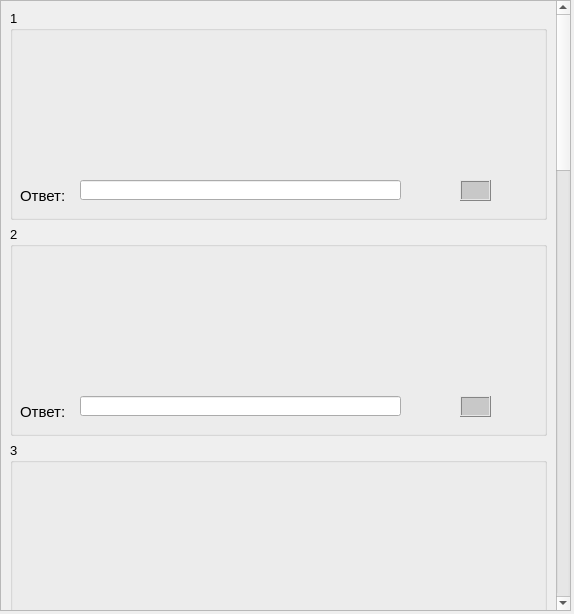
<?xml version="1.0" encoding="UTF-8"?>
<ui version="4.0">
 <class>Form</class>
 <widget class="QWidget" name="Form">
  <property name="geometry">
   <rect>
    <x>0</x>
    <y>0</y>
    <width>574</width>
    <height>614</height>
   </rect>
  </property>
  <property name="windowTitle">
   <string>Pattern</string>
  </property>
  <widget class="QScrollArea" name="scrollArea">
   <property name="geometry">
    <rect>
     <x>0</x>
     <y>0</y>
     <width>571</width>
     <height>611</height>
    </rect>
   </property>
   <property name="autoFillBackground">
    <bool>true</bool>
   </property>
   <property name="verticalScrollBarPolicy">
    <enum>Qt::ScrollBarAlwaysOn</enum>
   </property>
   <property name="widgetResizable">
    <bool>true</bool>
   </property>
   <widget class="QWidget" name="scrollAreaWidgetContents_2">
    <property name="geometry">
     <rect>
      <x>0</x>
      <y>-1669</y>
      <width>552</width>
      <height>2278</height>
     </rect>
    </property>
    <layout class="QVBoxLayout" name="verticalLayout">
     <item>
      <widget class="QGroupBox" name="box1">
       <property name="sizePolicy">
        <sizepolicy hsizetype="Preferred" vsizetype="Fixed">
         <horstretch>0</horstretch>
         <verstretch>0</verstretch>
        </sizepolicy>
       </property>
       <property name="minimumSize">
        <size>
         <width>0</width>
         <height>210</height>
        </size>
       </property>
       <property name="font">
        <font>
         <pointsize>10</pointsize>
        </font>
       </property>
       <property name="title">
        <string>1</string>
       </property>
       <widget class="QLabel" name="lab">
        <property name="geometry">
         <rect>
          <x>10</x>
          <y>20</y>
          <width>501</width>
          <height>141</height>
         </rect>
        </property>
        <property name="sizePolicy">
         <sizepolicy hsizetype="Fixed" vsizetype="Fixed">
          <horstretch>0</horstretch>
          <verstretch>0</verstretch>
         </sizepolicy>
        </property>
        <property name="text">
         <string/>
        </property>
        <property name="scaledContents">
         <bool>true</bool>
        </property>
        <property name="wordWrap">
         <bool>true</bool>
        </property>
        <property name="openExternalLinks">
         <bool>true</bool>
        </property>
       </widget>
       <widget class="QLabel" name="ask">
        <property name="geometry">
         <rect>
          <x>10</x>
          <y>170</y>
          <width>61</width>
          <height>31</height>
         </rect>
        </property>
        <property name="font">
         <font>
          <pointsize>11</pointsize>
         </font>
        </property>
        <property name="text">
         <string>Ответ:</string>
        </property>
       </widget>
       <widget class="QLineEdit" name="lineed">
        <property name="geometry">
         <rect>
          <x>70</x>
          <y>170</y>
          <width>321</width>
          <height>20</height>
         </rect>
        </property>
       </widget>
       <widget class="QFrame" name="corr_notcorr">
        <property name="geometry">
         <rect>
          <x>450</x>
          <y>170</y>
          <width>31</width>
          <height>21</height>
         </rect>
        </property>
        <property name="autoFillBackground">
         <bool>false</bool>
        </property>
        <property name="styleSheet">
         <string notr="true">background-color:rgb(200, 200, 200)</string>
        </property>
        <property name="frameShape">
         <enum>QFrame::Box</enum>
        </property>
        <property name="frameShadow">
         <enum>QFrame::Raised</enum>
        </property>
       </widget>
      </widget>
     </item>
     <item>
      <widget class="QGroupBox" name="box2">
       <property name="sizePolicy">
        <sizepolicy hsizetype="Preferred" vsizetype="Preferred">
         <horstretch>0</horstretch>
         <verstretch>0</verstretch>
        </sizepolicy>
       </property>
       <property name="minimumSize">
        <size>
         <width>0</width>
         <height>210</height>
        </size>
       </property>
       <property name="font">
        <font>
         <pointsize>10</pointsize>
        </font>
       </property>
       <property name="title">
        <string>2</string>
       </property>
       <widget class="QLabel" name="lab_2">
        <property name="geometry">
         <rect>
          <x>10</x>
          <y>20</y>
          <width>501</width>
          <height>141</height>
         </rect>
        </property>
        <property name="text">
         <string/>
        </property>
        <property name="wordWrap">
         <bool>true</bool>
        </property>
       </widget>
       <widget class="QLabel" name="ask_2">
        <property name="geometry">
         <rect>
          <x>10</x>
          <y>170</y>
          <width>61</width>
          <height>31</height>
         </rect>
        </property>
        <property name="font">
         <font>
          <pointsize>11</pointsize>
         </font>
        </property>
        <property name="text">
         <string>Ответ:</string>
        </property>
       </widget>
       <widget class="QLineEdit" name="lineed_2">
        <property name="geometry">
         <rect>
          <x>70</x>
          <y>170</y>
          <width>321</width>
          <height>20</height>
         </rect>
        </property>
       </widget>
       <widget class="QFrame" name="corr_notcorr_2">
        <property name="geometry">
         <rect>
          <x>450</x>
          <y>170</y>
          <width>31</width>
          <height>21</height>
         </rect>
        </property>
        <property name="autoFillBackground">
         <bool>false</bool>
        </property>
        <property name="styleSheet">
         <string notr="true">background-color:rgb(200, 200, 200)</string>
        </property>
        <property name="frameShape">
         <enum>QFrame::Box</enum>
        </property>
        <property name="frameShadow">
         <enum>QFrame::Raised</enum>
        </property>
       </widget>
      </widget>
     </item>
     <item>
      <widget class="QGroupBox" name="box3">
       <property name="sizePolicy">
        <sizepolicy hsizetype="Preferred" vsizetype="Fixed">
         <horstretch>0</horstretch>
         <verstretch>0</verstretch>
        </sizepolicy>
       </property>
       <property name="minimumSize">
        <size>
         <width>0</width>
         <height>210</height>
        </size>
       </property>
       <property name="font">
        <font>
         <pointsize>10</pointsize>
        </font>
       </property>
       <property name="title">
        <string>3</string>
       </property>
       <widget class="QLabel" name="lab_3">
        <property name="geometry">
         <rect>
          <x>10</x>
          <y>20</y>
          <width>501</width>
          <height>141</height>
         </rect>
        </property>
        <property name="sizePolicy">
         <sizepolicy hsizetype="Fixed" vsizetype="Fixed">
          <horstretch>0</horstretch>
          <verstretch>0</verstretch>
         </sizepolicy>
        </property>
        <property name="text">
         <string/>
        </property>
        <property name="wordWrap">
         <bool>true</bool>
        </property>
       </widget>
       <widget class="QLabel" name="ask_3">
        <property name="geometry">
         <rect>
          <x>10</x>
          <y>170</y>
          <width>61</width>
          <height>31</height>
         </rect>
        </property>
        <property name="font">
         <font>
          <pointsize>11</pointsize>
         </font>
        </property>
        <property name="text">
         <string>Ответ:</string>
        </property>
       </widget>
       <widget class="QLineEdit" name="lineed_3">
        <property name="geometry">
         <rect>
          <x>70</x>
          <y>170</y>
          <width>321</width>
          <height>20</height>
         </rect>
        </property>
       </widget>
       <widget class="QFrame" name="corr_notcorr_3">
        <property name="geometry">
         <rect>
          <x>450</x>
          <y>170</y>
          <width>31</width>
          <height>21</height>
         </rect>
        </property>
        <property name="autoFillBackground">
         <bool>false</bool>
        </property>
        <property name="styleSheet">
         <string notr="true">background-color:rgb(200, 200, 200)</string>
        </property>
        <property name="frameShape">
         <enum>QFrame::Box</enum>
        </property>
        <property name="frameShadow">
         <enum>QFrame::Raised</enum>
        </property>
       </widget>
      </widget>
     </item>
     <item>
      <widget class="QGroupBox" name="box4">
       <property name="sizePolicy">
        <sizepolicy hsizetype="Preferred" vsizetype="Fixed">
         <horstretch>0</horstretch>
         <verstretch>0</verstretch>
        </sizepolicy>
       </property>
       <property name="minimumSize">
        <size>
         <width>0</width>
         <height>210</height>
        </size>
       </property>
       <property name="font">
        <font>
         <pointsize>10</pointsize>
        </font>
       </property>
       <property name="title">
        <string>4</string>
       </property>
       <widget class="QLabel" name="lab_4">
        <property name="geometry">
         <rect>
          <x>10</x>
          <y>20</y>
          <width>501</width>
          <height>141</height>
         </rect>
        </property>
        <property name="sizePolicy">
         <sizepolicy hsizetype="Fixed" vsizetype="Fixed">
          <horstretch>0</horstretch>
          <verstretch>0</verstretch>
         </sizepolicy>
        </property>
        <property name="text">
         <string/>
        </property>
        <property name="wordWrap">
         <bool>true</bool>
        </property>
       </widget>
       <widget class="QLabel" name="ask_4">
        <property name="geometry">
         <rect>
          <x>10</x>
          <y>170</y>
          <width>61</width>
          <height>31</height>
         </rect>
        </property>
        <property name="font">
         <font>
          <pointsize>11</pointsize>
         </font>
        </property>
        <property name="text">
         <string>Ответ:</string>
        </property>
       </widget>
       <widget class="QLineEdit" name="lineed_4">
        <property name="geometry">
         <rect>
          <x>70</x>
          <y>170</y>
          <width>321</width>
          <height>20</height>
         </rect>
        </property>
       </widget>
       <widget class="QFrame" name="corr_notcorr_4">
        <property name="geometry">
         <rect>
          <x>450</x>
          <y>170</y>
          <width>31</width>
          <height>21</height>
         </rect>
        </property>
        <property name="autoFillBackground">
         <bool>false</bool>
        </property>
        <property name="styleSheet">
         <string notr="true">background-color:rgb(200, 200, 200)</string>
        </property>
        <property name="frameShape">
         <enum>QFrame::Box</enum>
        </property>
        <property name="frameShadow">
         <enum>QFrame::Raised</enum>
        </property>
       </widget>
      </widget>
     </item>
     <item>
      <widget class="QGroupBox" name="box5">
       <property name="sizePolicy">
        <sizepolicy hsizetype="Preferred" vsizetype="Fixed">
         <horstretch>0</horstretch>
         <verstretch>0</verstretch>
        </sizepolicy>
       </property>
       <property name="minimumSize">
        <size>
         <width>0</width>
         <height>210</height>
        </size>
       </property>
       <property name="font">
        <font>
         <pointsize>10</pointsize>
        </font>
       </property>
       <property name="title">
        <string>5</string>
       </property>
       <widget class="QLabel" name="lab_5">
        <property name="geometry">
         <rect>
          <x>10</x>
          <y>20</y>
          <width>501</width>
          <height>141</height>
         </rect>
        </property>
        <property name="sizePolicy">
         <sizepolicy hsizetype="Fixed" vsizetype="Fixed">
          <horstretch>0</horstretch>
          <verstretch>0</verstretch>
         </sizepolicy>
        </property>
        <property name="text">
         <string/>
        </property>
        <property name="wordWrap">
         <bool>true</bool>
        </property>
       </widget>
       <widget class="QLabel" name="ask_5">
        <property name="geometry">
         <rect>
          <x>10</x>
          <y>170</y>
          <width>61</width>
          <height>31</height>
         </rect>
        </property>
        <property name="font">
         <font>
          <pointsize>11</pointsize>
         </font>
        </property>
        <property name="text">
         <string>Ответ:</string>
        </property>
       </widget>
       <widget class="QLineEdit" name="lineed_5">
        <property name="geometry">
         <rect>
          <x>70</x>
          <y>170</y>
          <width>321</width>
          <height>20</height>
         </rect>
        </property>
       </widget>
       <widget class="QFrame" name="corr_notcorr_5">
        <property name="geometry">
         <rect>
          <x>450</x>
          <y>170</y>
          <width>31</width>
          <height>21</height>
         </rect>
        </property>
        <property name="autoFillBackground">
         <bool>false</bool>
        </property>
        <property name="styleSheet">
         <string notr="true">background-color:rgb(200, 200, 200)</string>
        </property>
        <property name="frameShape">
         <enum>QFrame::Box</enum>
        </property>
        <property name="frameShadow">
         <enum>QFrame::Raised</enum>
        </property>
       </widget>
      </widget>
     </item>
     <item>
      <widget class="QGroupBox" name="box6">
       <property name="sizePolicy">
        <sizepolicy hsizetype="Preferred" vsizetype="Fixed">
         <horstretch>0</horstretch>
         <verstretch>0</verstretch>
        </sizepolicy>
       </property>
       <property name="minimumSize">
        <size>
         <width>0</width>
         <height>210</height>
        </size>
       </property>
       <property name="font">
        <font>
         <pointsize>10</pointsize>
        </font>
       </property>
       <property name="title">
        <string>6</string>
       </property>
       <widget class="QLabel" name="lab_6">
        <property name="geometry">
         <rect>
          <x>10</x>
          <y>20</y>
          <width>501</width>
          <height>141</height>
         </rect>
        </property>
        <property name="sizePolicy">
         <sizepolicy hsizetype="Fixed" vsizetype="Fixed">
          <horstretch>0</horstretch>
          <verstretch>0</verstretch>
         </sizepolicy>
        </property>
        <property name="text">
         <string/>
        </property>
        <property name="wordWrap">
         <bool>true</bool>
        </property>
       </widget>
       <widget class="QLabel" name="ask_6">
        <property name="geometry">
         <rect>
          <x>10</x>
          <y>170</y>
          <width>61</width>
          <height>31</height>
         </rect>
        </property>
        <property name="font">
         <font>
          <pointsize>11</pointsize>
         </font>
        </property>
        <property name="text">
         <string>Ответ:</string>
        </property>
       </widget>
       <widget class="QLineEdit" name="lineed_6">
        <property name="geometry">
         <rect>
          <x>70</x>
          <y>170</y>
          <width>321</width>
          <height>20</height>
         </rect>
        </property>
       </widget>
       <widget class="QFrame" name="corr_notcorr_6">
        <property name="geometry">
         <rect>
          <x>450</x>
          <y>170</y>
          <width>31</width>
          <height>21</height>
         </rect>
        </property>
        <property name="autoFillBackground">
         <bool>false</bool>
        </property>
        <property name="styleSheet">
         <string notr="true">background-color:rgb(200, 200, 200)</string>
        </property>
        <property name="frameShape">
         <enum>QFrame::Box</enum>
        </property>
        <property name="frameShadow">
         <enum>QFrame::Raised</enum>
        </property>
       </widget>
      </widget>
     </item>
     <item>
      <widget class="QGroupBox" name="box7">
       <property name="sizePolicy">
        <sizepolicy hsizetype="Preferred" vsizetype="Fixed">
         <horstretch>0</horstretch>
         <verstretch>0</verstretch>
        </sizepolicy>
       </property>
       <property name="minimumSize">
        <size>
         <width>0</width>
         <height>210</height>
        </size>
       </property>
       <property name="font">
        <font>
         <pointsize>10</pointsize>
        </font>
       </property>
       <property name="title">
        <string>7</string>
       </property>
       <widget class="QLabel" name="lab_7">
        <property name="geometry">
         <rect>
          <x>10</x>
          <y>20</y>
          <width>501</width>
          <height>141</height>
         </rect>
        </property>
        <property name="sizePolicy">
         <sizepolicy hsizetype="Fixed" vsizetype="Fixed">
          <horstretch>0</horstretch>
          <verstretch>0</verstretch>
         </sizepolicy>
        </property>
        <property name="text">
         <string/>
        </property>
        <property name="wordWrap">
         <bool>true</bool>
        </property>
       </widget>
       <widget class="QLabel" name="ask_7">
        <property name="geometry">
         <rect>
          <x>10</x>
          <y>170</y>
          <width>61</width>
          <height>31</height>
         </rect>
        </property>
        <property name="font">
         <font>
          <pointsize>11</pointsize>
         </font>
        </property>
        <property name="text">
         <string>Ответ:</string>
        </property>
       </widget>
       <widget class="QLineEdit" name="lineed_7">
        <property name="geometry">
         <rect>
          <x>70</x>
          <y>170</y>
          <width>321</width>
          <height>20</height>
         </rect>
        </property>
       </widget>
       <widget class="QFrame" name="corr_notcorr_7">
        <property name="geometry">
         <rect>
          <x>450</x>
          <y>170</y>
          <width>31</width>
          <height>21</height>
         </rect>
        </property>
        <property name="autoFillBackground">
         <bool>false</bool>
        </property>
        <property name="styleSheet">
         <string notr="true">background-color:rgb(200, 200, 200)</string>
        </property>
        <property name="frameShape">
         <enum>QFrame::Box</enum>
        </property>
        <property name="frameShadow">
         <enum>QFrame::Raised</enum>
        </property>
       </widget>
      </widget>
     </item>
     <item>
      <widget class="QGroupBox" name="box18">
       <property name="sizePolicy">
        <sizepolicy hsizetype="Preferred" vsizetype="Fixed">
         <horstretch>0</horstretch>
         <verstretch>0</verstretch>
        </sizepolicy>
       </property>
       <property name="minimumSize">
        <size>
         <width>0</width>
         <height>210</height>
        </size>
       </property>
       <property name="font">
        <font>
         <pointsize>10</pointsize>
        </font>
       </property>
       <property name="title">
        <string>8</string>
       </property>
       <widget class="QLabel" name="lab_8">
        <property name="geometry">
         <rect>
          <x>10</x>
          <y>20</y>
          <width>501</width>
          <height>141</height>
         </rect>
        </property>
        <property name="sizePolicy">
         <sizepolicy hsizetype="Fixed" vsizetype="Fixed">
          <horstretch>0</horstretch>
          <verstretch>0</verstretch>
         </sizepolicy>
        </property>
        <property name="text">
         <string/>
        </property>
        <property name="wordWrap">
         <bool>true</bool>
        </property>
       </widget>
       <widget class="QLabel" name="ask_8">
        <property name="geometry">
         <rect>
          <x>10</x>
          <y>170</y>
          <width>61</width>
          <height>31</height>
         </rect>
        </property>
        <property name="font">
         <font>
          <pointsize>11</pointsize>
         </font>
        </property>
        <property name="text">
         <string>Ответ:</string>
        </property>
       </widget>
       <widget class="QLineEdit" name="lineed_8">
        <property name="geometry">
         <rect>
          <x>70</x>
          <y>170</y>
          <width>321</width>
          <height>20</height>
         </rect>
        </property>
       </widget>
       <widget class="QFrame" name="corr_notcorr_8">
        <property name="geometry">
         <rect>
          <x>450</x>
          <y>170</y>
          <width>31</width>
          <height>21</height>
         </rect>
        </property>
        <property name="autoFillBackground">
         <bool>false</bool>
        </property>
        <property name="styleSheet">
         <string notr="true">background-color:rgb(200, 200, 200)</string>
        </property>
        <property name="frameShape">
         <enum>QFrame::Box</enum>
        </property>
        <property name="frameShadow">
         <enum>QFrame::Raised</enum>
        </property>
       </widget>
      </widget>
     </item>
     <item>
      <widget class="QGroupBox" name="box19">
       <property name="sizePolicy">
        <sizepolicy hsizetype="Preferred" vsizetype="Fixed">
         <horstretch>0</horstretch>
         <verstretch>0</verstretch>
        </sizepolicy>
       </property>
       <property name="minimumSize">
        <size>
         <width>0</width>
         <height>210</height>
        </size>
       </property>
       <property name="font">
        <font>
         <pointsize>10</pointsize>
        </font>
       </property>
       <property name="title">
        <string>9</string>
       </property>
       <widget class="QLabel" name="lab_9">
        <property name="geometry">
         <rect>
          <x>10</x>
          <y>20</y>
          <width>501</width>
          <height>141</height>
         </rect>
        </property>
        <property name="sizePolicy">
         <sizepolicy hsizetype="Fixed" vsizetype="Fixed">
          <horstretch>0</horstretch>
          <verstretch>0</verstretch>
         </sizepolicy>
        </property>
        <property name="text">
         <string/>
        </property>
        <property name="wordWrap">
         <bool>true</bool>
        </property>
       </widget>
       <widget class="QLabel" name="ask_9">
        <property name="geometry">
         <rect>
          <x>10</x>
          <y>170</y>
          <width>61</width>
          <height>31</height>
         </rect>
        </property>
        <property name="font">
         <font>
          <pointsize>11</pointsize>
         </font>
        </property>
        <property name="text">
         <string>Ответ:</string>
        </property>
       </widget>
       <widget class="QLineEdit" name="lineed_9">
        <property name="geometry">
         <rect>
          <x>70</x>
          <y>170</y>
          <width>321</width>
          <height>20</height>
         </rect>
        </property>
       </widget>
       <widget class="QFrame" name="corr_notcorr_9">
        <property name="geometry">
         <rect>
          <x>450</x>
          <y>170</y>
          <width>31</width>
          <height>21</height>
         </rect>
        </property>
        <property name="autoFillBackground">
         <bool>false</bool>
        </property>
        <property name="styleSheet">
         <string notr="true">background-color:rgb(200, 200, 200)</string>
        </property>
        <property name="frameShape">
         <enum>QFrame::Box</enum>
        </property>
        <property name="frameShadow">
         <enum>QFrame::Raised</enum>
        </property>
       </widget>
      </widget>
     </item>
     <item>
      <widget class="QGroupBox" name="box10">
       <property name="sizePolicy">
        <sizepolicy hsizetype="Preferred" vsizetype="Ignored">
         <horstretch>100</horstretch>
         <verstretch>0</verstretch>
        </sizepolicy>
       </property>
       <property name="minimumSize">
        <size>
         <width>0</width>
         <height>210</height>
        </size>
       </property>
       <property name="font">
        <font>
         <pointsize>10</pointsize>
        </font>
       </property>
       <property name="title">
        <string>10</string>
       </property>
       <widget class="QLabel" name="lab_10">
        <property name="geometry">
         <rect>
          <x>10</x>
          <y>20</y>
          <width>501</width>
          <height>141</height>
         </rect>
        </property>
        <property name="text">
         <string/>
        </property>
        <property name="wordWrap">
         <bool>true</bool>
        </property>
       </widget>
       <widget class="QLabel" name="ask_10">
        <property name="geometry">
         <rect>
          <x>10</x>
          <y>170</y>
          <width>61</width>
          <height>31</height>
         </rect>
        </property>
        <property name="font">
         <font>
          <pointsize>11</pointsize>
         </font>
        </property>
        <property name="text">
         <string>Ответ:</string>
        </property>
       </widget>
       <widget class="QLineEdit" name="lineed_10">
        <property name="geometry">
         <rect>
          <x>70</x>
          <y>170</y>
          <width>321</width>
          <height>20</height>
         </rect>
        </property>
       </widget>
       <widget class="QFrame" name="corr_notcorr_10">
        <property name="geometry">
         <rect>
          <x>450</x>
          <y>170</y>
          <width>31</width>
          <height>21</height>
         </rect>
        </property>
        <property name="autoFillBackground">
         <bool>false</bool>
        </property>
        <property name="styleSheet">
         <string notr="true">background-color:rgb(200, 200, 200)</string>
        </property>
        <property name="frameShape">
         <enum>QFrame::Box</enum>
        </property>
        <property name="frameShadow">
         <enum>QFrame::Raised</enum>
        </property>
       </widget>
      </widget>
     </item>
     <item>
      <widget class="QGroupBox" name="groupBox">
       <property name="sizePolicy">
        <sizepolicy hsizetype="Preferred" vsizetype="Fixed">
         <horstretch>0</horstretch>
         <verstretch>0</verstretch>
        </sizepolicy>
       </property>
       <property name="minimumSize">
        <size>
         <width>0</width>
         <height>100</height>
        </size>
       </property>
       <property name="title">
        <string/>
       </property>
       <widget class="QPushButton" name="check_answer">
        <property name="geometry">
         <rect>
          <x>180</x>
          <y>30</y>
          <width>161</width>
          <height>51</height>
         </rect>
        </property>
        <property name="text">
         <string>Проверить ответы</string>
        </property>
       </widget>
      </widget>
     </item>
    </layout>
   </widget>
  </widget>
 </widget>
 <resources/>
 <connections/>
</ui>
